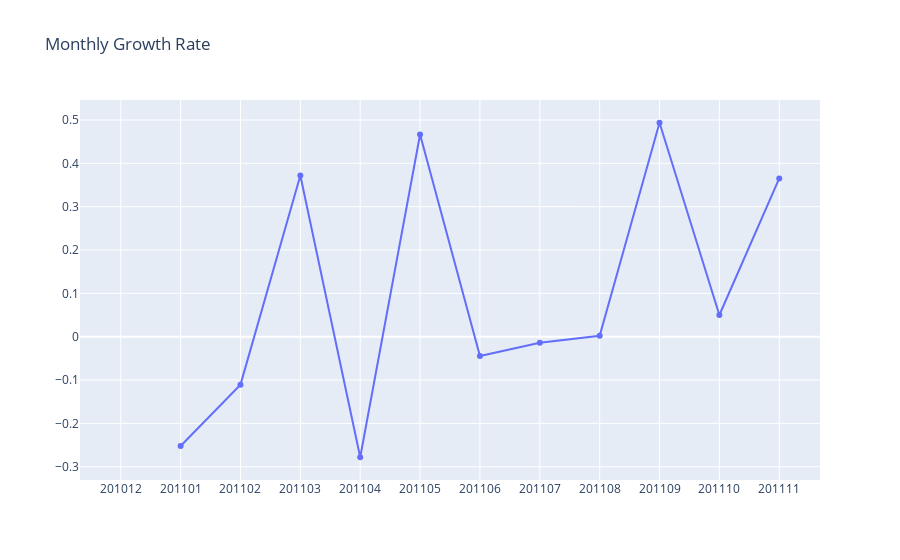

The notebook cell this image was saved under:
### Code cell
#plotting the monthly growth rate
plot_data = [go.Scatter(x= df_revenue.query("InvoiceYearMonth < 201112")['InvoiceYearMonth'],
                        y= df_revenue.query("InvoiceYearMonth < 201112")['MonthlyGrowth']    )]

plot_layout= go.Layout(xaxis ={"type":"category"},
                       title ='Monthly Growth Rate')

fig = go.Figure(plot_data,plot_layout)
py_off.iplot(fig)

### Figure 1 — Plotly figure (JSON) as saved in the notebook; plotly's stock layout.template omitted (floating-point values rounded to 4 significant figures)
{"data": [{"type": "scatter", "x": [201012, 201101, 201102, 201103, 201104, 201105, 201106, 201107, 201108, 201109, 201110, 201111], "y": [null, -0.2523, -0.1106, 0.3718, -0.2782, 0.4666, -0.04453, -0.01421, 0.002026, 0.4937, 0.05003, 0.3652]}], "layout": {"title": {"text": "Monthly Growth Rate"}, "xaxis": {"type": "category"}}}
